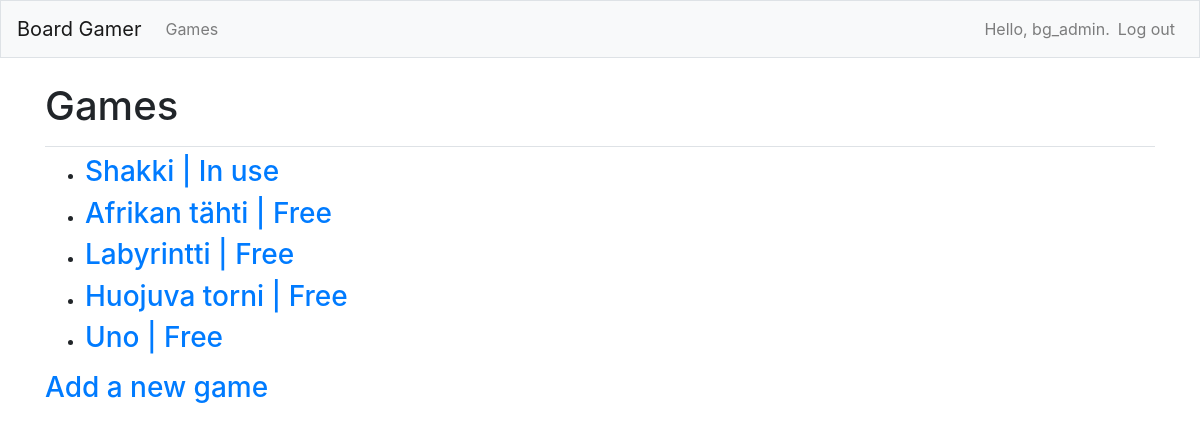
Page /games/ (signed in) on the earlier database version.
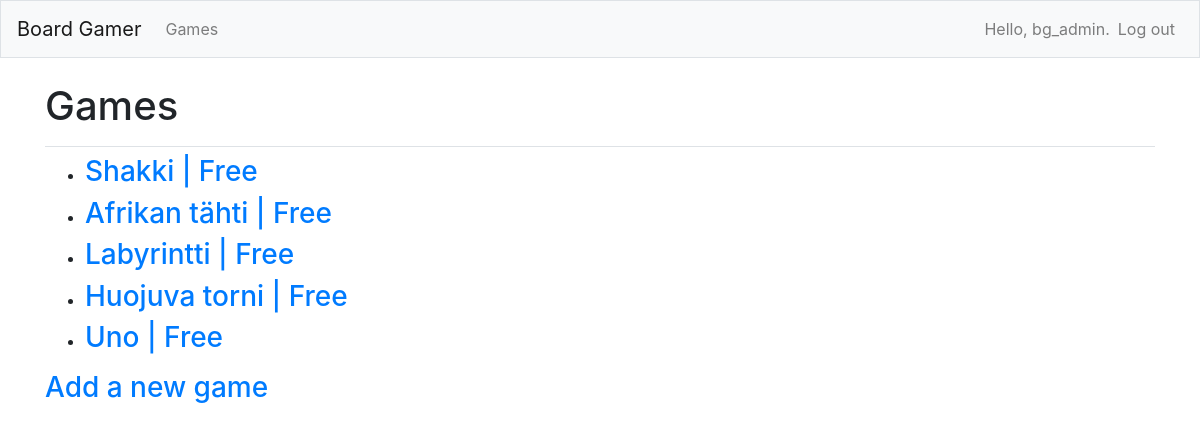
Same page on the later database version.
### board_gamer/models.py (models this page shows)
class Game(models.Model):
    text = models.CharField(max_length=100)
    description = models.CharField(max_length=100, blank=True, null=True)
    date_added = models.DateTimeField(auto_now_add=True)
    is_borrowed = models.BooleanField(default=False, choices=ACTIVE_CHOICES)
    borrower = models.ForeignKey('Gamer', on_delete=models.PROTECT, blank=True, null=True)
    owner = models.ForeignKey(User, on_delete=models.CASCADE, blank=True, null=True)
    def __str__(self):
        return self.text

### board_gamer/views.py (the view)
# urls.py: path('games/', views.games, name='games'),
@login_required
def games(request):
    games = Game.objects.order_by('date_added')
    context = {'games': games}
    return render(request, 'board_gamer/games.html', context)

### board_gamer/templates/board_gamer/games.html
{% extends "board_gamer/base.html" %}
{% block page_header %}
    <h1>Games</h1>
{% endblock page_header %}
{% block content %}
    <ul>
        {% for game in games %}
            {% if game.is_borrowed %}
                <li><h3>
                    <a href="{% url 'board_gamer:game' game.id %}"> {{ game }} | In use </a>
                </h3></li>
            {% else %}
                <li><h3>
                    <a href="{% url 'board_gamer:game' game.id %}"> {{ game }} | Free </a>
                </h3></li>
            {% endif %}
        {% empty %}
            <li><h3>No games have been added yet.</h3></li>
        {% endfor %}
    </ul>
    <h3><a href="{% url 'board_gamer:new_game' %}">Add a new game</a></h3>
{% endblock content %}

### board_gamer/templates/board_gamer/base.html (shortened to what this page needs)
{% load bootstrap4 %}
<!doctype html>
<html lang="en">
<head>
    {% bootstrap_css %}
</head>
    <body>
        <nav class="navbar navbar-expand-md navbar-light bg-light mb-4 border">
            <a class="navbar-brand" href="{% url 'board_gamer:index' %}">Board Gamer</a>
        <div class="collapse navbar-collapse" id="navbarCollapse">
            <ul class="navbar-nav mr-auto">
                <li class="nav-item">
                    <a class="nav-link" href="{% url 'board_gamer:games' %}">Games</a>
                </li>
            </ul>
                <ul class="navbar-nav ml-auto">
                    {% if user.is_authenticated %}
                        <li class="nav-item">
                            <span class="navbar-text"}">Hello, {{ user.username }}.</span>
                        </li>
                        <li class="nav-item">
                            <a class="nav-link" href="{% url 'users:logout' %}">Log out</a>
                        </li>
                    {% endif %}
                </ul>
            </div>
        </nav>
        <main role="main" class="container">
            <div class="pb-2 mb-2 border-bottom">
                {% block page_header %}{% endblock page_header %}
            </div>
            <div>
                {% block content %}{% endblock content %}
            </div>
        </main>
    </body>
</html>

Differences in the rows shown:
changed Game "Shakki": is_borrowed "| In use" → "| Free"
